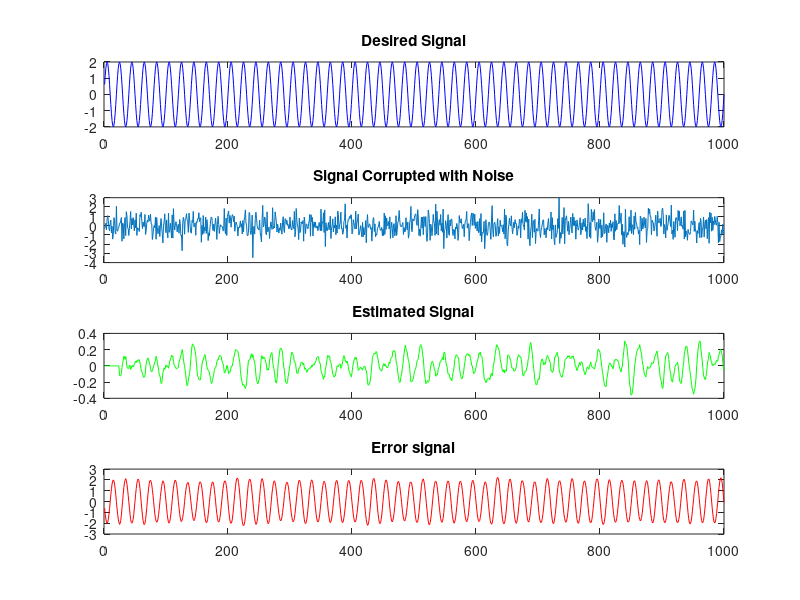

This chart was generated by the following MATLAB code:
% Progrom for Normalized LMS Algoritham

clc; clear;close all;

% Generating Desired Signal 
t = 0.001:0.001:1 ;
d = 2*sin(2*pi*50*t); 

% Generating a corrupted signal with Noise 
n = numel(d); % Generate same number of element as desired signal
x = d(1,n) + 0.9*randn(1,n);

% Parameters
M = 25; % Filter order

w = zeros(1,M); % Initialize variables with zero

wi = zeros(1,M); % Initialize the updated variable with zero

e = [];  % Initialize the Error matrix with null

mu = 0.5;  % Step size

den = x(1,:)*x(1,:)' + 0.0001;

% LMS algoritham
for i = M:n
    e(i) = d(i) - wi * x(i:-1:i-M+1)';
    wi = wi + 2*(mu/den)*e(i)*x(i:-1:i-M+1);
end

% Estimating the signal
y = zeros(n,1);
for i = M:n
   y(i) = (wi* x(i:-1:i-M+1)');
end

% Computing the errror Signal
error_signal = y' - d;

% Display of Signals
subplot(4,1,1);
plot(d, 'b');
title('Desired Signal');

subplot(4,1,2);
plot(x);
title('Signal Corrupted with Noise');

subplot(4,1,3);
plot(y,'g');
title('Estimated Signal');

subplot(4,1,4);
plot(error_signal,'r');
title('Error signal');